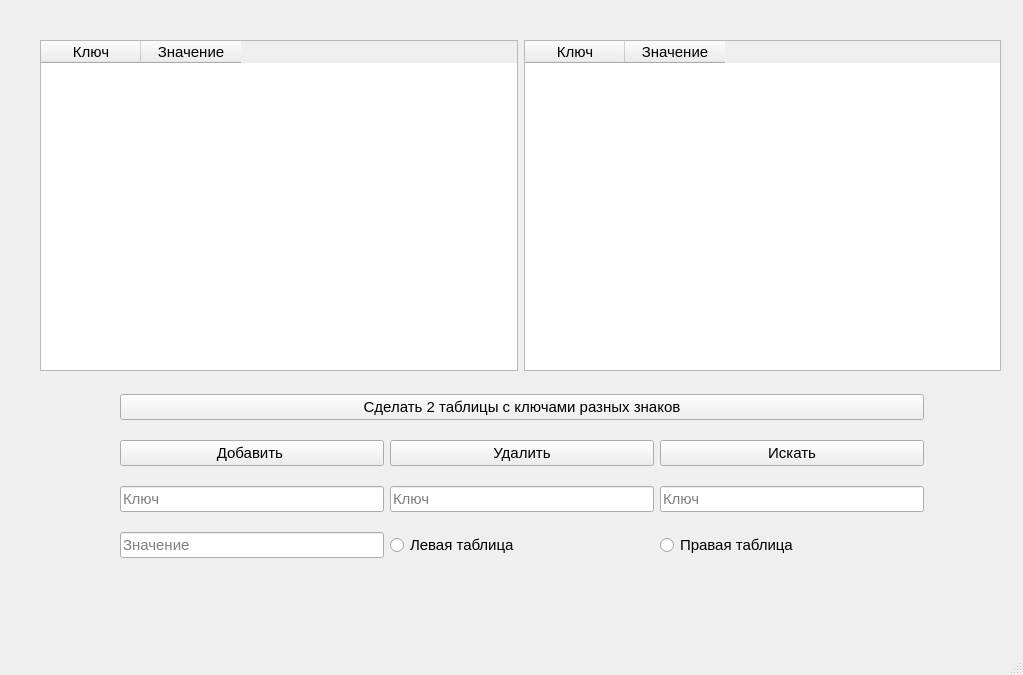
<?xml version="1.0" encoding="UTF-8"?>
<ui version="4.0">
 <class>MainWindow</class>
 <widget class="QMainWindow" name="MainWindow">
  <property name="geometry">
   <rect>
    <x>0</x>
    <y>0</y>
    <width>1023</width>
    <height>675</height>
   </rect>
  </property>
  <property name="font">
   <font>
    <pointsize>11</pointsize>
   </font>
  </property>
  <property name="windowTitle">
   <string>MainWindow</string>
  </property>
  <widget class="QWidget" name="centralwidget">
   <widget class="QWidget" name="gridLayoutWidget">
    <property name="geometry">
     <rect>
      <x>120</x>
      <y>380</y>
      <width>804</width>
      <height>192</height>
     </rect>
    </property>
    <layout class="QGridLayout" name="gridLayout_2">
     <item row="4" column="0">
      <widget class="QLineEdit" name="Add_ValueEdit">
       <property name="maxLength">
        <number>9</number>
       </property>
       <property name="placeholderText">
        <string>Значение</string>
       </property>
      </widget>
     </item>
     <item row="2" column="0">
      <widget class="QLineEdit" name="Add_KeyEdit">
       <property name="maxLength">
        <number>9</number>
       </property>
       <property name="placeholderText">
        <string>Ключ</string>
       </property>
      </widget>
     </item>
     <item row="1" column="1">
      <widget class="QPushButton" name="RemoveButton">
       <property name="text">
        <string>Удалить</string>
       </property>
      </widget>
     </item>
     <item row="1" column="2">
      <widget class="QPushButton" name="SearchButton">
       <property name="text">
        <string>Искать</string>
       </property>
      </widget>
     </item>
     <item row="2" column="2">
      <widget class="QLineEdit" name="SearchEdit">
       <property name="maxLength">
        <number>9</number>
       </property>
       <property name="placeholderText">
        <string>Ключ</string>
       </property>
      </widget>
     </item>
     <item row="1" column="0">
      <widget class="QPushButton" name="AddButton">
       <property name="text">
        <string>Добавить </string>
       </property>
      </widget>
     </item>
     <item row="2" column="1">
      <widget class="QLineEdit" name="RemoveEdit">
       <property name="maxLength">
        <number>9</number>
       </property>
       <property name="placeholderText">
        <string>Ключ</string>
       </property>
      </widget>
     </item>
     <item row="0" column="0" colspan="3">
      <widget class="QPushButton" name="Create2TablesButton">
       <property name="text">
        <string>Сделать 2 таблицы с ключами разных знаков</string>
       </property>
      </widget>
     </item>
     <item row="4" column="1">
      <widget class="QRadioButton" name="LeftTableButton">
       <property name="text">
        <string>Левая таблица</string>
       </property>
      </widget>
     </item>
     <item row="4" column="2">
      <widget class="QRadioButton" name="RightTableButton">
       <property name="text">
        <string>Правая таблица</string>
       </property>
      </widget>
     </item>
    </layout>
   </widget>
   <widget class="QWidget" name="">
    <property name="geometry">
     <rect>
      <x>40</x>
      <y>40</y>
      <width>961</width>
      <height>331</height>
     </rect>
    </property>
    <layout class="QHBoxLayout" name="horizontalLayout">
     <item>
      <widget class="QTableWidget" name="tableWidget_1">
       <property name="font">
        <font>
         <pointsize>11</pointsize>
        </font>
       </property>
       <column>
        <property name="text">
         <string>Ключ</string>
        </property>
       </column>
       <column>
        <property name="text">
         <string>Значение</string>
        </property>
       </column>
      </widget>
     </item>
     <item>
      <widget class="QTableWidget" name="tableWidget_2">
       <property name="font">
        <font>
         <pointsize>11</pointsize>
        </font>
       </property>
       <column>
        <property name="text">
         <string>Ключ</string>
        </property>
       </column>
       <column>
        <property name="text">
         <string>Значение</string>
        </property>
       </column>
      </widget>
     </item>
     <item>
      <layout class="QGridLayout" name="gridLayout"/>
     </item>
    </layout>
   </widget>
  </widget>
  <widget class="QMenuBar" name="menubar">
   <property name="geometry">
    <rect>
     <x>0</x>
     <y>0</y>
     <width>1023</width>
     <height>29</height>
    </rect>
   </property>
  </widget>
  <widget class="QStatusBar" name="statusbar"/>
 </widget>
 <resources/>
 <connections/>
</ui>
